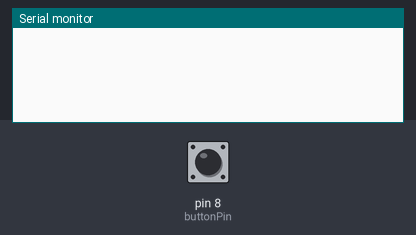
This sketch was run on a simulated Arduino Uno, built with avr-gcc and run on an emulated ATmega328P. On the bench: the last lines printed to the serial monitor. Inputs (shaded band) come from the test bench; at power-on: pin 8 (buttonPin) LOW.

Above: at 1.2 s.
1.3 s: pin 8 (buttonPin) pulled HIGH for 0.15 s
At 1.43 s:
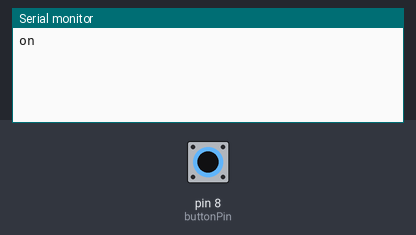
At 2.9 s:
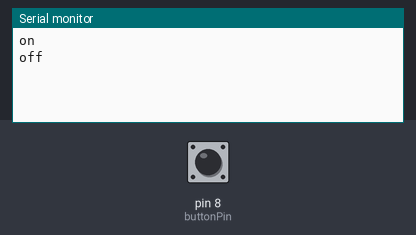

Measured:
- after the input at 1.3 s, the serial monitor: prints a new line at once (image 1)

The sketch:

notify.ino
```cpp
const int buttonPin = 8; // Listen for a signal from the RF module on this pin

int buttonState = 0;
int lastButtonState = 0;

void setup() {
  pinMode(buttonPin, INPUT);
  Serial.begin(9600);
}

void loop() {
  buttonState = digitalRead(buttonPin);

  if (buttonState != lastButtonState) {
    if (buttonState == HIGH) {
      Serial.println("on");
    } else {
      Serial.println("off");
    }
  }

  lastButtonState = buttonState;
}
```
